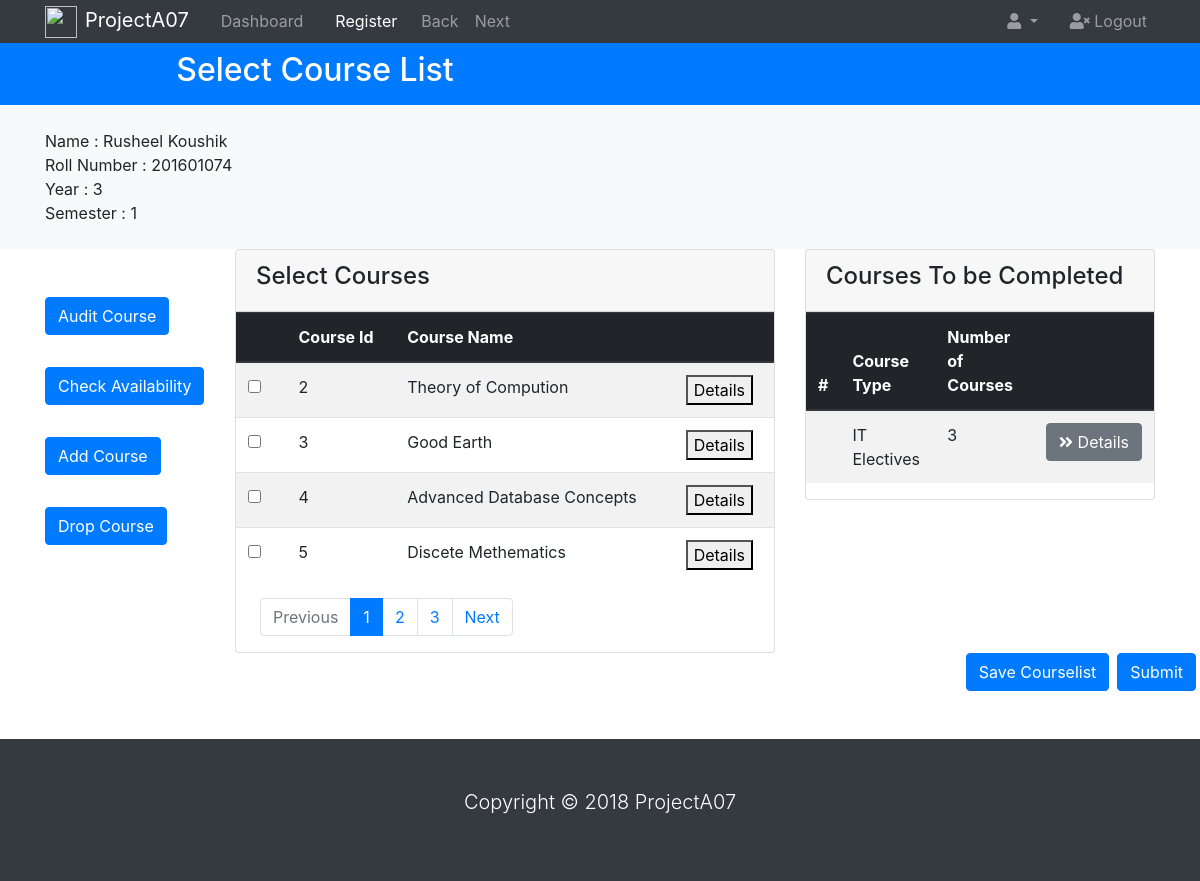
The page /users/Students.html/ on the database its author committed.
### users/models.py (models this page shows, shortened)
class AcademicCourse(models.Model):
    academic_course_id = models.IntegerField(db_column='Academic_Course_Id', primary_key=True,unique=True)  # Field name made lowercase.
    academic_course_name = models.CharField(db_column='Academic_Course_Name', max_length=45, blank=True, null=True)  # Field name made lowercase.
    academic_course_rigour = models.CharField(db_column='Academic_Course_Rigour', max_length=2)  # Field name made lowercase.
    academic_course_level = models.IntegerField(db_column='Academic_Course_Level')  # Field name made lowercase.
    academic_course_pre_req = models.CharField(db_column='Academic_Course_Pre-Req', max_length=1)  # Field name made lowercase. Field renamed to remove unsuitable characters.
    academic_cours_delivery_mode = models.IntegerField(db_column='Academic_Course_Delivery_Mode')  # Field name made lowercase.
    academic_course_description = models.CharField(db_column='Academic_Course_Description', max_length=250, blank=True, null=True)  # Field name made lowercase.

### users/views.py (the view, shortened to what this page needs)
# urls.py: path('Students.html/', CourseListView.as_view(),name='MyCourseList'),
class CourseListView(View):
	model=AcademicCourse
	template_name="users/Students.html"
	context_object_name = 'clist'
	def get(self, request, *args, **kwargs):
		print(self.request.method)
		print("Received request in CourseListView: "+self.request.method)
		querysets = AcademicCourse.objects.filter().only("academic_course_id", "academic_course_name")
		return render(request, self.template_name,{'querysets': querysets})

### users/templates/users/Students.html (shortened to what this page needs)
<!DOCTYPE html>
<html lang="en">
<head>
  <link rel="stylesheet" href="https://use.fontawesome.com/releases/v5.0.13/css/all.css">
  <link rel="stylesheet" href="https://stackpath.bootstrapcdn.com/bootstrap/4.1.1/css/bootstrap.min.css">
  <link rel="stylesheet" href="css/style.css">
</head>
<body>
  <nav class="navbar navbar-expand-sm navbar-dark bg-dark p-0">
    <div class="container">
      <a href="/index.html" class="navbar-brand"> <img src="https://upload.wikimedia.org/wikipedia/en/thumb/4/49/IIIT_Sri_City_Logo.png/220px-IIIT_Sri_City_Logo.png" style="width: 32px; height: 32px; margin-right: 8px;">ProjectA07</a>
      <div class="collapse navbar-collapse" id="navbarCollapse">
        <ul class="navbar-nav">
          <li class="nav-item px-2">
            <a href="/index.html" class="nav-link">Dashboard</a>
          </li>
          <li class="nav-item px-2">
            <a href="/register.html" class="nav-link active">Register</a>
          </li>
          <li>
          <a href = "javascript:history.back();" class="nav-link">Back</a>
          </li>
          <li>
          <a href = "javascript:history.forward();" class="nav-link">Next</a>
          </li>
        </ul>
        <ul class="navbar-nav ml-auto">
          <li class="nav-item dropdown mr-3">
            <a href="#" class="nav-link dropdown-toggle" data-toggle="dropdown">
              <i class="fas fa-user"></i> {{user.username}}
            </a>
          </li>
          <li class="nav-item">
            <a href="{% url 'logout' %}" class="nav-link">
              <i class="fas fa-user-times"></i> Logout
            </a>
          </li>
        </ul>
      </div>
    </div>
  </nav>
  <header id="main-header" class="py-2 bg-primary text-white">
    <div class="container">
      <div class="row">
        <div class="col-md-6">
          <h2 class="text-center">Select Course List</h2>
        </div>
      </div>
    </div>
  </header>
  <section id="search" class="py-4 mb-6 bg-light">
    <div class="container">
      <div class="row">
        <div class="col-md-4">
          Name : Rusheel Koushik
          <BR>
          Roll Number : 201601074
          <BR>
          Year : 3
          <BR>
          Semester : 1
          <BR>
        </div>
      </div>
    </div>
  </section>
  <section id="courses">
     <div class="container">
      <div class="row">
        <div class="col-md-2 center mt-4">
         <button type="submit" class="btn btn-primary btn-md mt-4 mr-1 mb-2"  value="Audit Course">Audit Course</button> <br>
        <button type="submit" class="btn btn-primary btn-md mt-4 mr-1 mb-2"  value="Check Course">Check Availability</button> <br>
         <button type="submit" class="btn btn-primary btn-md mt-4 mr-1 mb-2"  value="Add Course">Add Course</button> <br>
          <button type="submit" class="btn btn-primary btn-md mt-4 mr-1 mb-2"  value="Drop Course">Drop Course</button>
       </div>
        <div class="col-md-6">
          <div class="card" id="target">
            <div class="card-header">
              <h4>Select Courses</h4>
            </div>
           <form method="POST"  enctype="multipart/form-data" id="cform">
            <table id="ctable" class="table table-striped">
              <thead class="thead-dark">
                <tr>
                  <th></th>
                  <th>Course Id</th>
                  <th>Course Name</th>
                  <th></th>
                </tr>
              </thead>
              <tbody>
              {% for set in querysets %}
                <tr>
                  <td ><input type="checkbox" />    &nbsp;   </td>
                   <td class="cid" name="cid"> {{ set.academic_course_id }} </td>
                  <td class="cname" name="cname">   {{ set.academic_course_name }} </td>
                   <td>
                     <button type="submit" class="ForDetails" name="Details">Details</button>
                   </td>
                </tr>
                {% endfor %}
              </tbody>
            </table>
             </form>
            <nav class="ml-4">
              <ul class="pagination">
                <li class="page-item disabled">
                  <a href="#" class="page-link">Previous</a>
                </li>
                <li class="page-item active">
                  <a href="#" class="page-link">1</a>
                </li>
                <li class="page-item">
                  <a href="#" class="page-link">2</a>
                </li>
                <li class="page-item">
                  <a href="#" class="page-link">3</a>
                </li>
                <li class="page-item">
                  <a href="#" class="page-link">Next</a>
                </li>
              </ul>
            </nav>
       </div>
     </div>
        <div class="col-md-4">
        <div class="card">
            <div class="card-header">
              <h4>Courses To be Completed</h4>
            </div>
            <table class="table table-striped">
              <thead class="thead-dark">
                <tr>
                  <th>#</th>
                  <th>Course Type</th>
                  <th>Number of Courses</th>
                  <th></th>
                </tr>
              </thead>
              <tbody>
                <tr>
                  <td></td>
                  <td>IT Electives</td>
                  <td>3</td>
                  <td>
                   <a href="/details.html" class="btn btn-secondary">
                      <i class="fas fa-angle-double-right"></i> Details
                    </a>
                  </td>
                </tr>
                 </tbody>
            </table>
        </div>
    </div>
   </div>
  </div>
  <div class="row">
  <div class="col-md-6">
  </div>
  <div class="col-md-6">
  <div class="btn-toolbar float-right">
         <button type="submit" class="btn btn-primary btn-md mr-2"  value="Save Courselist">Save Courselist</button>
        <button type="submit" class="btn btn-primary btn-md mr-1" value="Submit list">Submit</button>
   </div>
  </div>
  </div>
 </section>
  <footer id="main-footer" class="bg-dark text-white mt-5 p-5">
    <div class="container">
      <div class="row">
        <div class="col">
          <p class="lead text-center">
            Copyright &copy;
            <span id="year"></span>
            ProjectA07
          </p>
        </div>
      </div>
    </div>
  </footer>
</body>
</html>

### rows shown on the page
AcademicCourse: academic_course_id "2", academic_course_name "Theory of Compution"
AcademicCourse: academic_course_id "3", academic_course_name "Good Earth"
AcademicCourse: academic_course_id "4", academic_course_name "Advanced Database Concepts"
AcademicCourse: academic_course_id "5", academic_course_name "Discete Methematics"
